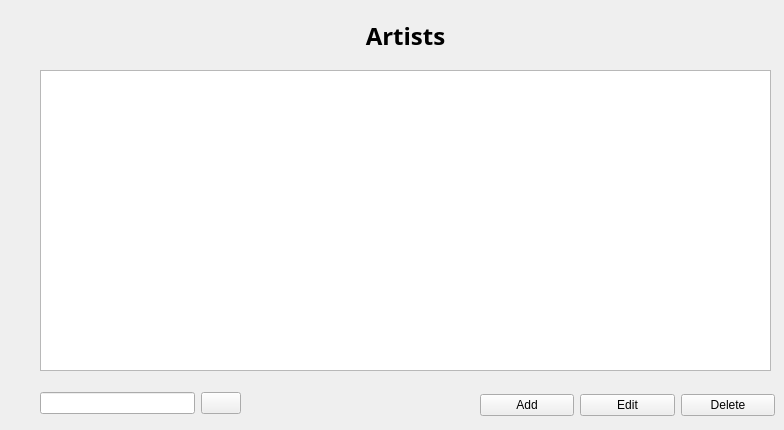
      <widget class="QWidget" name="artists">
       <attribute name="title">
        <string>Artists</string>
       </attribute>
       <widget class="QLabel" name="label_fp_3">
        <property name="geometry">
         <rect>
          <x>40</x>
          <y>20</y>
          <width>731</width>
          <height>31</height>
         </rect>
        </property>
        <property name="font">
         <font>
          <family>Work Sans</family>
          <pointsize>18</pointsize>
          <bold>true</bold>
         </font>
        </property>
        <property name="text">
         <string>Artists</string>
        </property>
        <property name="alignment">
         <set>Qt::AlignCenter</set>
        </property>
       </widget>
       <widget class="QWidget" name="layoutWidget_5">
        <property name="geometry">
         <rect>
          <x>480</x>
          <y>390</y>
          <width>295</width>
          <height>31</height>
         </rect>
        </property>
        <layout class="QHBoxLayout" name="horizontalLayout_8">
         <item>
          <widget class="QPushButton" name="addArtists_fp">
           <property name="text">
            <string>Add</string>
           </property>
          </widget>
         </item>
         <item>
          <widget class="QPushButton" name="editArtists_fp">
           <property name="text">
            <string>Edit</string>
           </property>
          </widget>
         </item>
         <item>
          <widget class="QPushButton" name="deleteArtists_fp">
           <property name="text">
            <string>Delete</string>
           </property>
          </widget>
         </item>
        </layout>
       </widget>
       <widget class="QListView" name="artistsListView_fp">
        <property name="geometry">
         <rect>
          <x>40</x>
          <y>70</y>
          <width>731</width>
          <height>301</height>
         </rect>
        </property>
       </widget>
       <widget class="QWidget" name="layoutWidget_11">
        <property name="geometry">
         <rect>
          <x>40</x>
          <y>390</y>
          <width>201</width>
          <height>26</height>
         </rect>
        </property>
        <layout class="QHBoxLayout" name="horizontalLayout_10">
         <item>
          <widget class="QLineEdit" name="SearchArtistsInput_fp"/>
         </item>
         <item>
          <widget class="QPushButton" name="SearchArtistsButton_fp">
           <property name="text">
            <string/>
           </property>
          </widget>
         </item>
        </layout>
       </widget>
      </widget>
